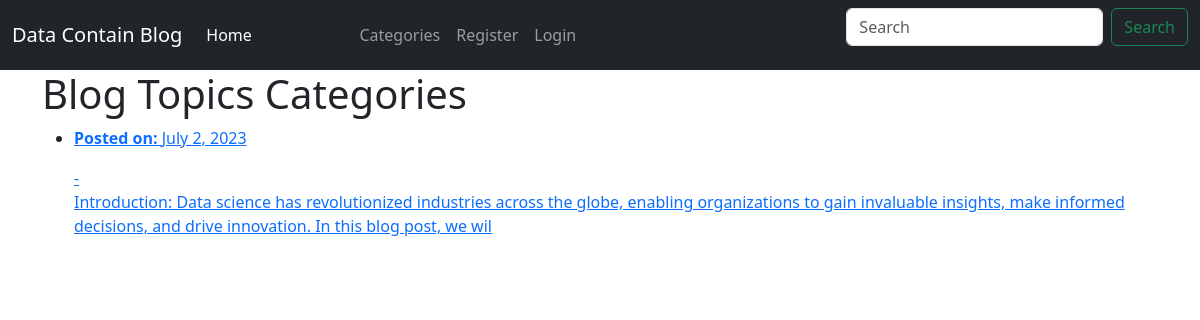
The page /category/Blog Topics/ on the database its author committed.
### blogapp/models.py (models this page shows, shortened)
class Post(models.Model):
    title = models.CharField(max_length=255)
    title_tag = models.CharField(max_length=255,default='My Data Science Blog')
    author = models.ForeignKey(User, on_delete=models.CASCADE)
    body = models.TextField()
    post_date = models.DateField(auto_created=True,default=timezone.now)
    category  = models.CharField(max_length=255, default= 'coding')
    likes = models.ManyToManyField(User, related_name='blogpost')

### blogapp/views.py (the view)
# urls.py: path('category/<str:cats>/', CategoryView,name= 'category'),
def CategoryView(request,cats):
    category_posts = Post.objects.filter(category = cats)
    return render(request, 'categories.html',{'cats': cats.title(),'category_posts': category_posts})

### blogapp/templates/categories.html (shortened to what this page needs)
{% extends 'base.html' %}
{% block content %}
{% if category_posts %}
<h1> {{ cats }} Categories</h1>
<ul>
{% for post in category_posts %}
<li><a href="{% url 'article-details' post.pk %}">
    <p> <strong>Posted on: </strong>{{ post.post_date }}<p>
     {{ post.author.last_name }} -
     {{ post.body | slice:":200" | safe }}</li>
{% endfor %}
</ul>
{% else %}
<h2>Sorry this page does not exist</h2>
{% endif %}
{% endblock %}

### rows shown on the page
Post: category "Blog Topics", post_date "July 2, 2023", body "Introduction: Data science has revolutionized industries across the globe, enabling organizations to gain invaluable insights, make informed decisions, and drive innovation. In this blog post, we wil"
